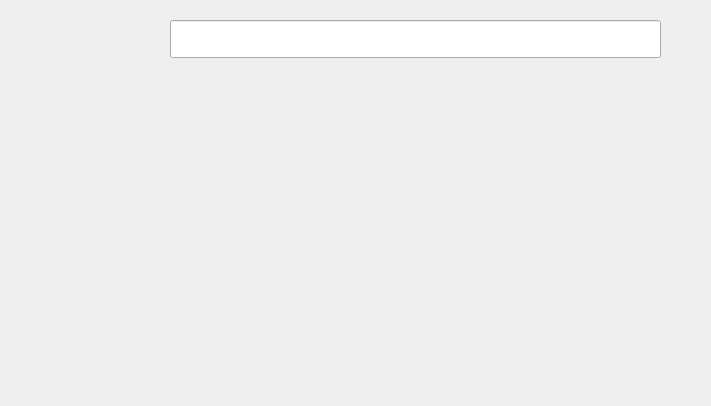
<?xml version="1.0" encoding="UTF-8"?>
<ui version="4.0">
 <class>KeyboardWidget</class>
 <widget class="QWidget" name="KeyboardWidget">
  <property name="geometry">
   <rect>
    <x>0</x>
    <y>0</y>
    <width>711</width>
    <height>406</height>
   </rect>
  </property>
  <property name="windowTitle">
   <string>Form</string>
  </property>
  <property name="styleSheet">
   <string notr="true">QWidget{font-family: Tamworth Gothic}
QWidget[objectName|=&quot;invisibleButton&quot;]{border: none; }</string>
  </property>
  <widget class="QLabel" name="backgroundLabel">
   <property name="geometry">
    <rect>
     <x>0</x>
     <y>0</y>
     <width>711</width>
     <height>406</height>
    </rect>
   </property>
   <property name="text">
    <string/>
   </property>
   <property name="pixmap">
    <pixmap resource="images.qrc">:/images/images/Keyboard Background.png</pixmap>
   </property>
  </widget>
  <widget class="InvisibleButton" name="invisibleButton_backspace" native="true">
   <property name="geometry">
    <rect>
     <x>30</x>
     <y>340</y>
     <width>131</width>
     <height>45</height>
    </rect>
   </property>
   <property name="text" stdset="0">
    <string/>
   </property>
  </widget>
  <widget class="InvisibleButton" name="invisibleButton_space" native="true">
   <property name="geometry">
    <rect>
     <x>160</x>
     <y>340</y>
     <width>391</width>
     <height>45</height>
    </rect>
   </property>
   <property name="text" stdset="0">
    <string/>
   </property>
  </widget>
  <widget class="InvisibleButton" name="invisibleButton_shift" native="true">
   <property name="geometry">
    <rect>
     <x>550</x>
     <y>340</y>
     <width>131</width>
     <height>45</height>
    </rect>
   </property>
   <property name="text" stdset="0">
    <string/>
   </property>
  </widget>
  <widget class="QLineEdit" name="inputBox">
   <property name="geometry">
    <rect>
     <x>170</x>
     <y>20</y>
     <width>491</width>
     <height>38</height>
    </rect>
   </property>
   <property name="font">
    <font>
     <family>Tamworth Gothic</family>
     <pointsize>25</pointsize>
    </font>
   </property>
  </widget>
 </widget>
 <customwidgets>
  <customwidget>
   <class>InvisibleButton</class>
   <extends>QWidget</extends>
   <header>invisiblebutton.h</header>
  </customwidget>
 </customwidgets>
 <resources>
  <include location="images.qrc"/>
 </resources>
 <connections/>
</ui>
